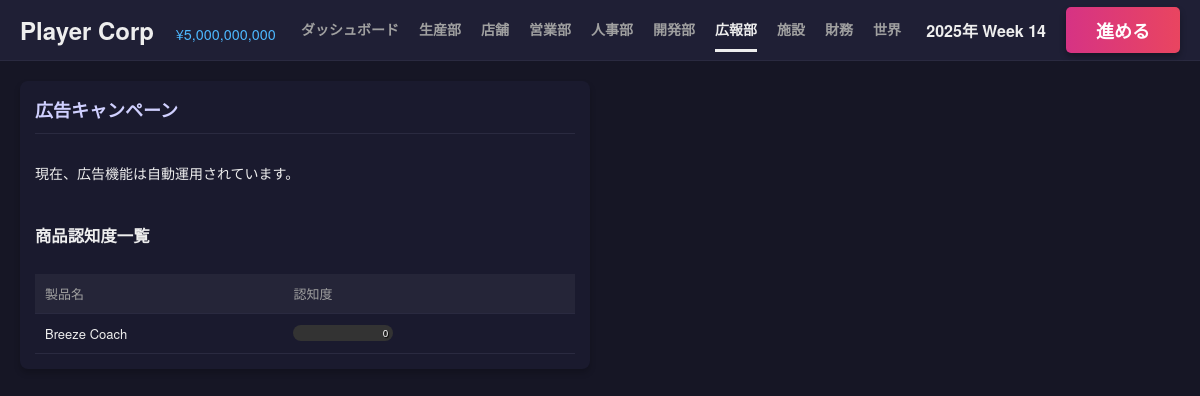
The page /pr on the database as committed earlier.
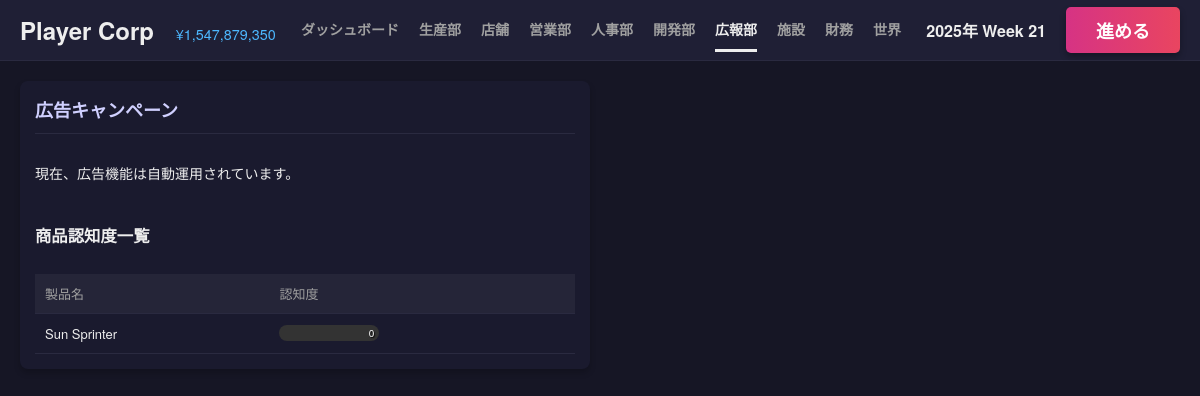
The same page on the database as committed later.
### tables this page shows
CREATE TABLE companies (
            id INTEGER PRIMARY KEY AUTOINCREMENT,
            name TEXT,
            type TEXT, -- 'player', 'npc_maker', 'npc_retail', 'system_supplier'
            funds INTEGER,
            brand_power REAL DEFAULT 0,
            industry TEXT DEFAULT 'automotive',
            credit_rating INTEGER DEFAULT 50,
            dev_knowhow REAL DEFAULT 0,
            borrowing_limit INTEGER DEFAULT 0,
            is_active BOOLEAN DEFAULT 1,
            -- Supplier Traits
            trait_material_score REAL DEFAULT 3.0,
            trait_cost_multiplier REAL DEFAULT 1.0,
            part_category TEXT -- 'engine', 'body', etc. for system_supplier
        );

CREATE TABLE product_designs (
            id INTEGER PRIMARY KEY AUTOINCREMENT,
            company_id INTEGER,
            name TEXT,
            material_score REAL,
            concept_score REAL,
            production_efficiency REAL,
            base_price INTEGER,
            sales_price INTEGER,
            status TEXT, -- 'developing', 'completed', 'obsolete'
            strategy TEXT, -- 開発方針
            developed_week INTEGER,
            parts_config TEXT, -- JSON: {part_key: {supplier_id, score, cost}}
            awareness REAL DEFAULT 0,
            FOREIGN KEY(company_id) REFERENCES companies(id)
        );

### app.py (the view)
@app.route('/pr')
def pr():
    player = get_player_company()
    products = db.fetch_all("SELECT * FROM product_designs WHERE company_id = ? AND status = 'completed'", (player['id'],))
    return render_template('pr.html', products=products)

### app.py (called while the page is built)
def get_player_company():
    res = db.fetch_one("SELECT * FROM companies WHERE type = 'player' LIMIT 1")
    return res

@app.context_processor
def inject_common_data():
    player = get_player_company()
    game_state = db.fetch_one("SELECT * FROM game_state")
    current_week = game_state['week'] if game_state else 0
    year = 2025 + (current_week - 1) // 52
    week_of_year = (current_week - 1) % 52 + 1
    date_str = f"{year}年 Week {week_of_year}"
    header_caps = None
    if player:
        header_caps = sim.calculate_capabilities(player['id'])
    return dict(
        player=player,
        current_week=current_week,
        date_str=date_str,
        active_page=request.endpoint,
        header_caps=header_caps,
        npc_scale=gb.NPC_SCALE_FACTOR
    )

### database.py (called while the page is built)
    def get_connection(self):
        if hasattr(self._local, 'connection') and self._local.connection:
            return self._local.connection, False  # (conn, should_close)
        conn = sqlite3.connect(self.db_path)
        conn.row_factory = sqlite3.Row
        return conn, True

### templates/pr.html (shortened to what this page needs)
{% extends "base.html" %}
{% block content %}
<div class="dashboard-grid">
    <div class="card card-large">
        <div class="card-header">
            <h2>広告キャンペーン</h2>
        </div>
        <div class="card-body">
            <p>現在、広告機能は自動運用されています。</p>
            <h3>商品認知度一覧</h3>
            <table class="data-table">
                <thead>
                    <tr>
                        <th>製品名</th>
                        <th>認知度</th>
                    </tr>
                </thead>
                <tbody>
                    {% for p in products %}
                    <tr>
                        <td>{{ p.name }}</td>
                        <td>
                            <div class="bar-container">
                                <span class="bar-text">{{ p.awareness|int }}</span>
                            </div>
                        </td>
                    </tr>
                    {% endfor %}
                </tbody>
            </table>
        </div>
    </div>
</div>
{% endblock %}

### templates/base.html (shortened to what this page needs)
<!DOCTYPE html>
<html lang="ja">
<head>
    <link rel="stylesheet" href="{{ url_for('static', filename='css/style.css') }}">
</head>
<body>
    <div class="app-container">
        <header class="top-bar">
            <div class="logo-area tooltip-container">
                <h1>
                    {{ player.name if player else '自社名' }}
                    {% if player %}
                    <span style="font-size: 0.6em; color: #4db8ff; margin-left: 15px; font-weight: normal;">¥{{ "{:,}".format(player.funds|int) }}</span>
                    {% endif %}
                </h1>
            </div>
            <nav class="top-nav">
                <a href="{{ url_for('dashboard') }}" class="{{ 'active' if active_page == 'dashboard' else '' }}">ダッシュボード</a>
                <a href="{{ url_for('production') }}" class="{{ 'active' if active_page == 'production' else '' }}">生産部</a>
                <a href="{{ url_for('store') }}" class="{{ 'active' if active_page == 'store' else '' }}">店舗</a>
                <a href="{{ url_for('sales') }}" class="{{ 'active' if active_page == 'sales' else '' }}">営業部</a>
                <a href="{{ url_for('hr') }}" class="{{ 'active' if active_page == 'hr' else '' }}">人事部</a>
                <a href="{{ url_for('dev') }}" class="{{ 'active' if active_page == 'dev' else '' }}">開発部</a>
                <a href="{{ url_for('pr') }}" class="{{ 'active' if active_page == 'pr' else '' }}">広報部</a>
                <a href="{{ url_for('facility') }}" class="{{ 'active' if active_page == 'facility' else '' }}">施設</a>
                <a href="{{ url_for('finance') }}" class="{{ 'active' if active_page == 'finance' else '' }}">財務</a>
                <a href="{{ url_for('world') }}" class="{{ 'active' if active_page == 'world' else '' }}">世界</a>
            </nav>
            <div class="action-area">
                <div class="date-display">{{ date_str }}</div>
                <form action="{{ url_for('next_week') }}" method="post">
                    <button type="submit" class="btn-next-week">進める</button>
                </form>
            </div>
        </header>
        <main class="main-content">
            {% block content %}{% endblock %}
        </main>
    </div>
</body>
</html>

Rows that differ between the two databases and show on the page:
changed companies "Player Corp": funds "5,000,000,000" → "1,547,879,350"
changed product_designs: name "Breeze Coach" → "Sun Sprinter"
Other text that changed with them:
{{ date_str }}: "2025年 Week 14" → "2025年 Week 21"
